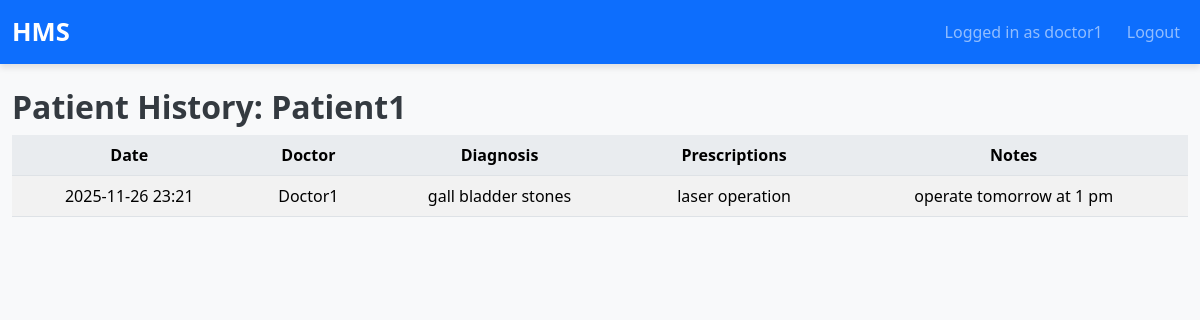
The app's page /doctor/patient/1/history (signed in) with its own data.
### models.py (models this page shows)
class User(UserMixin, db.Model):
    id = db.Column(db.Integer, primary_key=True)
    username = db.Column(db.String(80), unique=True, nullable=False)
    password_hash = db.Column(db.String(200), nullable=False)
    role = db.Column(db.String(20), nullable=False)
    is_blacklisted = db.Column(db.Boolean, default=False)
    doctor_profile = db.relationship('Doctor', backref='user', uselist=False)
    patient_profile = db.relationship('Patient', backref='user', uselist=False)

class Patient(db.Model):
    id = db.Column(db.Integer, primary_key=True)
    user_id = db.Column(db.Integer, db.ForeignKey('user.id'), unique=True, nullable=False)
    name = db.Column(db.String(120), nullable=False)
    contact = db.Column(db.String(50))
    appointments = db.relationship('Appointment', backref='patient', cascade='all, delete-orphan')
    treatments = db.relationship('TreatmentRecord', back_populates='patient', cascade='all, delete-orphan')

class TreatmentRecord(db.Model):
    id = db.Column(db.Integer, primary_key=True)
    patient_id = db.Column(db.Integer, db.ForeignKey('patient.id'), nullable=False)
    doctor_id = db.Column(db.Integer, db.ForeignKey('doctor.id'), nullable=False)
    appointment_id = db.Column(db.Integer, db.ForeignKey('appointment.id'), nullable=True)
    diagnosis = db.Column(db.Text)
    prescriptions = db.Column(db.Text)
    notes = db.Column(db.Text)
    created_at = db.Column(db.DateTime, default=datetime.utcnow)
    patient = db.relationship('Patient', back_populates='treatments')
    doctor = db.relationship('Doctor', back_populates='treatments')
    appointment = db.relationship('Appointment', back_populates='treatments')

class Doctor(db.Model):
    id = db.Column(db.Integer, primary_key=True)
    user_id = db.Column(db.Integer, db.ForeignKey('user.id'), unique=True, nullable=False)
    name = db.Column(db.String(120), nullable=False)
    specialization = db.Column(db.String(120), nullable=False)
    availabilities = db.relationship('DoctorAvailability', backref='doctor', cascade='all, delete-orphan')
    appointments = db.relationship('Appointment', backref='doctor', cascade='all, delete-orphan')
    treatments = db.relationship('TreatmentRecord', back_populates='doctor', cascade='all, delete-orphan')

### routes.py (the view)
@main.route('/doctor/patient/<int:patient_id>/history')
@login_required
def patient_history(patient_id):
    if current_user.role != ROLE_DOCTOR:
        return redirect(url_for('main.index'))
    patient = Patient.query.get_or_404(patient_id)
    treatments = patient.treatments
    return render_template('dashboards/patient_history.html',
                           patient=patient, treatments=treatments)

### app.py (called while the page is built)
def create_app():
    app = Flask(__name__)
    app.config['SECRET_KEY'] = 'super-secret-key'
    app.config['SQLALCHEMY_DATABASE_URI'] = 'sqlite:///hms.db'
    app.config['SQLALCHEMY_TRACK_MODIFICATIONS'] = False
    db.init_app(app)
    bcrypt.init_app(app)
    login_manager.init_app(app)
    login_manager.login_view = 'main.login'
    login_manager.login_message_category = 'info'
    @login_manager.user_loader
    def load_user(user_id):
        return User.query.get(int(user_id))
    app.register_blueprint(main)
    return app

### templates/dashboards/patient_history.html
{% extends 'base.html' %}
{% block content %}
<h2>Patient History: {{ patient.name }}</h2>
{% if treatments %}
<table class="table table-striped">
    <thead>
        <tr>
            <th>Date</th>
            <th>Doctor</th>
            <th>Diagnosis</th>
            <th>Prescriptions</th>
            <th>Notes</th>
        </tr>
    </thead>
    <tbody>
        {% for t in treatments %}
        <tr>
            <td>{{ t.created_at.strftime('%Y-%m-%d %H:%M') }}</td>
            <td>{{ t.doctor.name }}</td>
            <td>{{ t.diagnosis }}</td>
            <td>{{ t.prescriptions }}</td>
            <td>{{ t.notes }}</td>
        </tr>
        {% endfor %}
    </tbody>
</table>
{% else %}
<p>No treatment records found.</p>
{% endif %}
{% endblock %}

### templates/base.html (shortened to what this page needs)
<!DOCTYPE html>
<html lang="en">
<head>
    <link href="https://cdn.jsdelivr.net/npm/bootstrap@5.3.2/dist/css/bootstrap.min.css" rel="stylesheet">
    <link rel="stylesheet" href="{{ url_for('static', filename='css/style.css') }}">
</head>
<body>
<nav class="navbar navbar-expand-lg navbar-dark bg-primary">
    <div class="container-fluid">
        <a class="navbar-brand" href="{{ url_for('main.dashboard_redirect') }}">HMS</a>
        <div class="collapse navbar-collapse" id="navbarNav">
            <ul class="navbar-nav ms-auto">
                {% if current_user.is_authenticated %}
                    <li class="nav-item">
                        <a class="nav-link" href="#">Logged in as {{ current_user.username }}</a>
                    </li>
                    <li class="nav-item">
                        <a class="nav-link" href="{{ url_for('main.logout') }}">Logout</a>
                    </li>
                {% endif %}
            </ul>
        </div>
    </div>
</nav>
<div class="container mt-4">
    {% block content %}{% endblock %}
</div>
</body>
</html>

### static/css/style.css (style rules this page uses)
body { background-color: #f8f9fa; font-family: 'Segoe UI', Tahoma, Geneva, Verdana, sans-serif; }
.container { max-width: 1200px; }
.navbar-brand { font-weight: bold; font-size: 1.5rem; }
.nav-link { font-size: 1rem; margin-left: 0.5rem; }
.navbar { box-shadow: 0 4px 6px rgba(0,0,0,0.1); }
.navbar-brand { font-weight: 700; font-size: 1.6rem; }
.nav-link { font-size: 1rem; font-weight: 500; }
.table th { background-color: #e9ecef; font-weight: 600; }
.table td, .table th { vertical-align: middle; text-align: center; }
h2, h4 { color: #343a40; font-weight: 600; }
.mt-4 { margin-top: 1.5rem !important; }

### records on screen
User: username "doctor1"
Patient: name "Patient1"
TreatmentRecord: created_at "2025-11-26 23:21", doctor.name "Doctor1", diagnosis "gall bladder stones", prescriptions "laser operation", notes "operate tomorrow at 1 pm"
